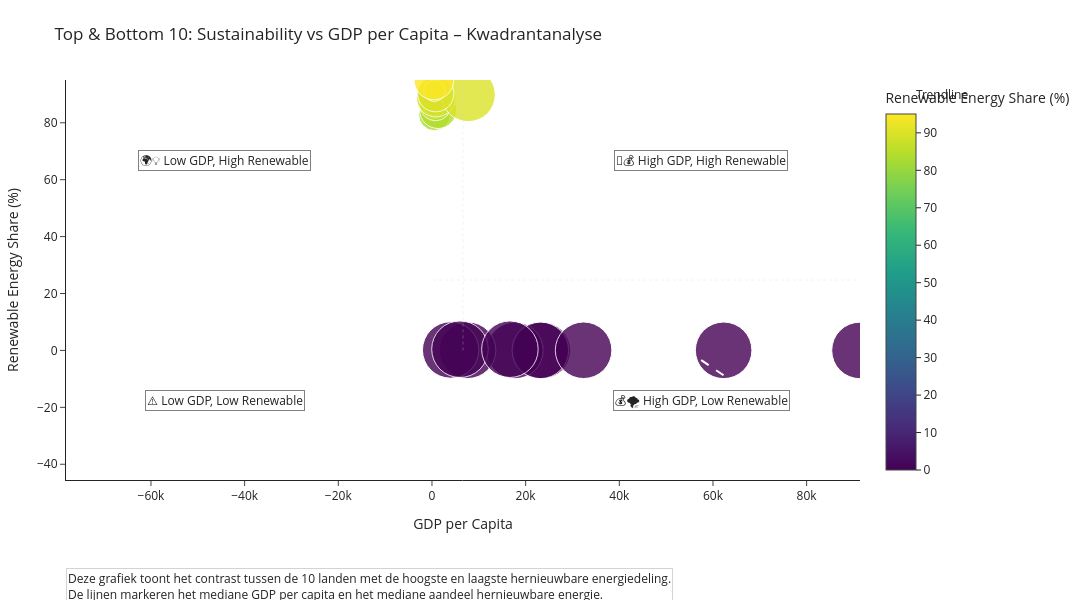

The cell this chart's notebook holds for it:
### Code cell
import pandas as pd
import plotly.express as px
import plotly.graph_objects as go
from sklearn.linear_model import LinearRegression
import numpy as np

# === 1. Data inladen
df = pd.read_csv("global-data-on-sustainable-energy (1).csv")  # pas naam aan indien nodig

# === 2. Aggregaten verwijderen
exclude_entities = [
    'World', 'Africa', 'Asia', 'Europe', 'North America', 'South America',
    'European Union (27)', 'European Union (28)', 'OECD', 'Non-OECD',
    'Non-OECD Asia', 'Non-OECD Europe and Eurasia', 'Middle East', 'Eurasia',
    'Other Asia Pacific', 'Central & South America', 'IEA Net Zero by 2050 scenario',
    'IEA Total', 'IEA Europe', 'IEA Americas', 'IEA Asia Oceania',
    'OECD Total', 'OECD Americas', 'OECD Europe', 'OECD Asia Oceania'
]
df = df[~df['Entity'].isin(exclude_entities)]

# === 3. Relevante kolommen
x_col = 'gdp_per_capita'
y_col = 'Renewable energy share in the total final energy consumption (%)'
size_col = 'Access to electricity (% of population)'

# Alleen landen met complete gegevens
df = df[['Entity', 'Year', x_col, y_col, size_col]].dropna()

# === 4. Laatste beschikbare jaar per land
latest_df = df.loc[df.groupby('Entity')['Year'].idxmax()].copy()

# === 5. Selecteer top 10 & bottom 10 op renewable share
sorted_df = latest_df.sort_values(by=y_col)
subset_df = pd.concat([sorted_df.head(10), sorted_df.tail(10)])

# === 6. Medianen berekenen
x_median = latest_df[x_col].median()
y_median = latest_df[y_col].median()

# === 7. Trendlijn
X = subset_df[[x_col]].values
Y = subset_df[[y_col]].values
model = LinearRegression()
model.fit(X, Y)
trend_x = np.linspace(X.min(), X.max(), 100)
trend_y = model.predict(trend_x.reshape(-1, 1))

# === 8. Bubble scatterplot
fig = px.scatter(
    subset_df,
    x=x_col,
    y=y_col,
    size=size_col,
    hover_name="Entity",
    size_max=40,
    opacity=0.8,
    height=600,
    width=1400,
    color=y_col,
    color_continuous_scale="Viridis",
    labels={
        x_col: "GDP per Capita",
        y_col: "Renewable Energy Share (%)",
        size_col: "Electricity Access (%)"
    },
    title="Top & Bottom 10: Sustainability vs GDP per Capita – Kwadrantanalyse"
)

# === 9. Trendlijn toevoegen
fig.add_trace(go.Scatter(
    x=trend_x.flatten(),
    y=trend_y.flatten(),
    mode='lines',
    name='Trendline',
    line=dict(color='white', dash='dash')
))

# === 10. Kwadrantlijnen
fig.add_shape(type="line",
    x0=x_median, y0=subset_df[y_col].min(),
    x1=x_median, y1=subset_df[y_col].max(),
    line=dict(color="lightgray", width=1, dash="dot")
)
fig.add_shape(type="line",
    x0=subset_df[x_col].min(), y0=y_median,
    x1=subset_df[x_col].max(), y1=y_median,
    line=dict(color="lightgray", width=1, dash="dot")
)

# === 11. Symmetrische assen
x_range = max(x_median - subset_df[x_col].min(), subset_df[x_col].max() - x_median)
y_range = max(y_median - subset_df[y_col].min(), subset_df[y_col].max() - y_median)
fig.update_layout(
    xaxis=dict(range=[x_median - x_range, x_median + x_range]),
    yaxis=dict(range=[y_median - y_range, y_median + y_range])
)

# === 12. Kwadrantlabels
quadrant_labels = [
    ("💰🌪 High GDP, Low Renewable", x_median + x_range * 0.6, y_median - y_range * 0.6),
    ("🌱💰 High GDP, High Renewable", x_median + x_range * 0.6, y_median + y_range * 0.6),
    ("⚠️ Low GDP, Low Renewable", x_median - x_range * 0.6, y_median - y_range * 0.6),
    ("🌍💡 Low GDP, High Renewable", x_median - x_range * 0.6, y_median + y_range * 0.6)
]

for text, x, y in quadrant_labels:
    fig.add_annotation(
        text=text,
        x=x,
        y=y,
        showarrow=False,
        font=dict(size=12),
        bgcolor="rgba(255,255,255,0.7)",
        bordercolor="gray",
        borderwidth=1
    )

# === 13. Toelichting onderaan (zoals voorbeeld)
fig.add_annotation(
    text="Deze grafiek toont het contrast tussen de 10 landen met de hoogste en laagste hernieuwbare energiedeling.<br>"
         "De lijnen markeren het mediane GDP per capita en het mediane aandeel hernieuwbare energie.<br>"
         "De trendlijn toont dat hogere GDP niet automatisch leidt tot meer duurzaamheid.",
    align='left',
    showarrow=False,
    xref='paper', yref='paper',
    x=0, y=-0.35,
    bordercolor="lightgray",
    borderwidth=1,
    bgcolor="rgba(255,255,255,0.9)",
    font=dict(size=12),
)

# === 14. Layout afronden
fig.update_layout(template='simple_white', margin=dict(l=50, r=50, t=80, b=120))

# === 15. Tonen
fig.show()

### Figure 1 — Plotly figure (JSON) as saved in the notebook; plotly's stock layout.template omitted (floating-point values rounded to 4 significant figures)
{"data": [{"hovertemplate": "<b>%{hovertext}</b><br><br>GDP per Capita=%{x}<br>Renewable Energy Share (%)=%{marker.color}<br>Electricity Access (%)=%{marker.size}<extra></extra>", "hovertext": ["Bahrain", "Cayman Islands", "Oman", "Saudi Arabia", "Qatar", "Kuwait", "Turkmenistan", "Algeria", "Iraq", "Trinidad and Tobago", "Madagascar", "Zambia", "Burundi", "Guinea-Bissau", "Liberia", "Ethiopia", "Gabon", "Uganda", "Central African Republic", "Somalia"], "legendgroup": "", "marker": {"color": [0, 0, 0, 0.03, 0.04, 0.06, 0.06, 0.16, 0.43, 0.43, 82.77, 84.5, 84.77, 86.24, 87.24, 88.92, 89.88, 90.22, 91.26, 95.03], "coloraxis": "coloraxis", "opacity": 0.8, "size": [100, 100, 100, 100, 100, 100, 99.9, 99.5, 99.99, 100, 31.04, 43, 11.36, 30.96, 23.1, 48.06, 90.73, 41.3, 14.3, 49.2], "sizemode": "area", "sizeref": 0.0625, "symbol": "circle"}, "mode": "markers", "name": "", "orientation": "v", "showlegend": false, "type": "scatter", "x": [23550.0, 91390.0, 17700.0, 23140.0, 62280.0, 32370.0, 7612.0, 3990.0, 5981.0, 16640.0, 523.0, 1305.0, 228.2, 749.5, 672.3, 855.8, 7767.0, 798.6, 467.9, 419.4], "xaxis": "x", "y": [0, 0, 0, 0.03, 0.04, 0.06, 0.06, 0.16, 0.43, 0.43, 82.77, 84.5, 84.77, 86.24, 87.24, 88.92, 89.88, 90.22, 91.26, 95.03], "yaxis": "y"}, {"line": {"color": "white", "dash": "dash"}, "mode": "lines", "name": "Trendline", "type": "scatter", "x": [228.2, 1149.0, 2070.0, 2991.0, 3912.0, 4832.0, 5753.0, 6674.0, 7595.0, 8516.0, 9437.0, 10360.0, 11280.0, 12200.0, 13120.0, 14040.0, 14960.0, 15880.0, 16800.0, 17720.0, 18650.0, 19570.0, 20490.0, 21410.0, 22330.0, 23250.0, 24170.0, 25090.0, 26010.0, 26930.0, 27850.0, 28770.0, 29700.0, 30620.0, 31540.0, 32460.0, 33380.0, 34300.0, 35220.0, 36140.0, 37060.0, 37980.0, 38900.0, 39820.0, 40750.0, 41670.0, 42590.0, 43510.0, 44430.0, 45350.0, 46270.0, 47190.0, 48110.0, 49030.0, 49950.0, 50880.0, 51800.0, 52720.0, 53640.0, 54560.0, 55480.0, 56400.0, 57320.0, 58240.0, 59160.0, 60080.0, 61000.0, 61930.0, 62850.0, 63770.0, 64690.0, 65610.0, 66530.0, 67450.0, 68370.0, 69290.0, 70210.0, 71130.0, 72050.0, 72980.0, 73900.0, 74820.0, 75740.0, 76660.0, 77580.0, 78500.0, 79420.0, 80340.0, 81260.0, 82180.0, 83100.0, 84030.0, 84950.0, 85870.0, 86790.0, 87710.0, 88630.0, 89550.0, 90470.0, 91390.0], "y": [60.5, 59.47, 58.45, 57.42, 56.39, 55.36, 54.34, 53.31, 52.28, 51.25, 50.22, 49.2, 48.17, 47.14, 46.11, 45.09, 44.06, 43.03, 42.0, 40.97, 39.95, 38.92, 37.89, 36.86, 35.84, 34.81, 33.78, 32.75, 31.72, 30.7, 29.67, 28.64, 27.61, 26.59, 25.56, 24.53, 23.5, 22.47, 21.45, 20.42, 19.39, 18.36, 17.34, 16.31, 15.28, 14.25, 13.22, 12.2, 11.17, 10.14, 9.113, 8.085, 7.057, 6.03, 5.002, 3.974, 2.946, 1.918, 0.8907, -0.1371, -1.165, -2.193, -3.22, -4.248, -5.276, -6.304, -7.332, -8.359, -9.387, -10.41, -11.44, -12.47, -13.5, -14.53, -15.55, -16.58, -17.61, -18.64, -19.66, -20.69, -21.72, -22.75, -23.78, -24.8, -25.83, -26.86, -27.89, -28.91, -29.94, -30.97, -32.0, -33.03, -34.05, -35.08, -36.11, -37.14, -38.17, -39.19, -40.22, -41.25]}], "layout": {"annotations": [{"bgcolor": "rgba(255,255,255,0.7)", "bordercolor": "gray", "borderwidth": 1, "font": {"size": 12}, "showarrow": false, "text": "💰🌪 High GDP, Low Renewable", "x": 57490.0, "y": -17.42}, {"bgcolor": "rgba(255,255,255,0.7)", "bordercolor": "gray", "borderwidth": 1, "font": {"size": 12}, "showarrow": false, "text": "🌱💰 High GDP, High Renewable", "x": 57490.0, "y": 66.92}, {"bgcolor": "rgba(255,255,255,0.7)", "bordercolor": "gray", "borderwidth": 1, "font": {"size": 12}, "showarrow": false, "text": "⚠️ Low GDP, Low Renewable", "x": -44240.0, "y": -17.42}, {"bgcolor": "rgba(255,255,255,0.7)", "bordercolor": "gray", "borderwidth": 1, "font": {"size": 12}, "showarrow": false, "text": "🌍💡 Low GDP, High Renewable", "x": -44240.0, "y": 66.92}, {"align": "left", "bgcolor": "rgba(255,255,255,0.9)", "bordercolor": "lightgray", "borderwidth": 1, "font": {"size": 12}, "showarrow": false, "text": "Deze grafiek toont het contrast tussen de 10 landen met de hoogste en laagste hernieuwbare energiedeling.<br>De lijnen markeren het mediane GDP per capita en het mediane aandeel hernieuwbare energie.<br>De trendlijn toont dat hogere GDP niet automatisch leidt tot meer duurzaamheid.", "x": 0, "xref": "paper", "y": -0.35, "yref": "paper"}], "coloraxis": {"colorbar": {"title": {"text": "Renewable Energy Share (%)"}}, "colorscale": [[0, "#440154"], [0.1111, "#482878"], [0.2222, "#3e4989"], [0.3333, "#31688e"], [0.4444, "#26828e"], [0.5556, "#1f9e89"], [0.6667, "#35b779"], [0.7778, "#6ece58"], [0.8889, "#b5de2b"], [1, "#fde725"]]}, "height": 600, "legend": {"itemsizing": "constant", "tracegroupgap": 0}, "margin": {"b": 120, "l": 50, "r": 50, "t": 80}, "shapes": [{"line": {"color": "lightgray", "dash": "dot", "width": 1}, "type": "line", "x0": 6625.0, "x1": 6625.0, "y0": 0, "y1": 95.03}, {"line": {"color": "lightgray", "dash": "dot", "width": 1}, "type": "line", "x0": 228.2, "x1": 91390.0, "y0": 24.75, "y1": 24.75}], "title": {"text": "Top & Bottom 10: Sustainability vs GDP per Capita – Kwadrantanalyse"}, "width": 1400, "xaxis": {"anchor": "y", "domain": [0, 1], "range": [-78140.0, 91390.0], "title": {"text": "GDP per Capita"}}, "yaxis": {"anchor": "x", "domain": [0, 1], "range": [-45.53, 95.03], "title": {"text": "Renewable Energy Share (%)"}}}}
